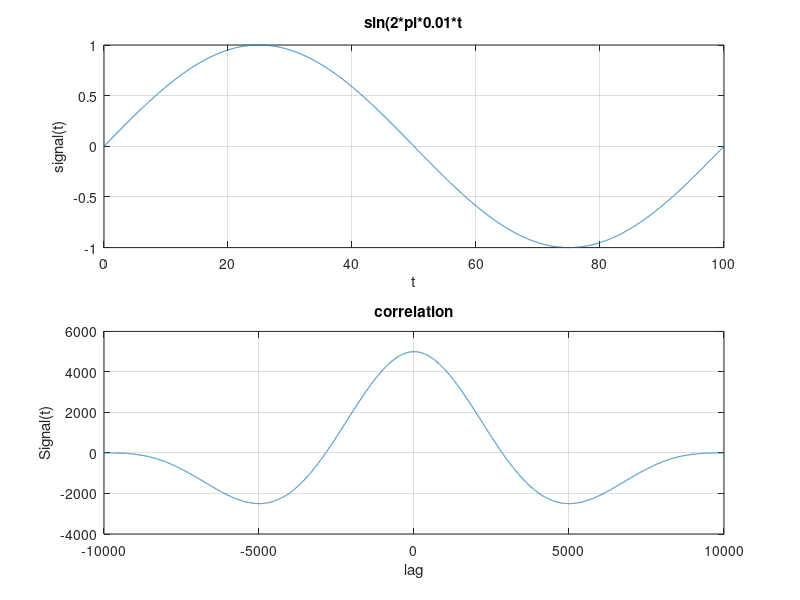

Recreate this plot in MATLAB.
%%%%%%%%%%%%%%%%%%%%%%%%%% Auto Correlation %%%%%%%%%%%%%%%%%%%%
t=0:0.01:100;
x=sin(2*pi*0.01*t);
subplot(2,2,[1,2]);plot(t,x);
xlabel('t')
ylabel('signal(t)')
grid on
title('sin(2*pi*0.01*t');
[y,x1]=xcorr(x);
subplot(2,2,[3,4]);plot(x1,y);
title('correlation')
xlabel('lag')
ylabel('Signal(t)')
grid on
